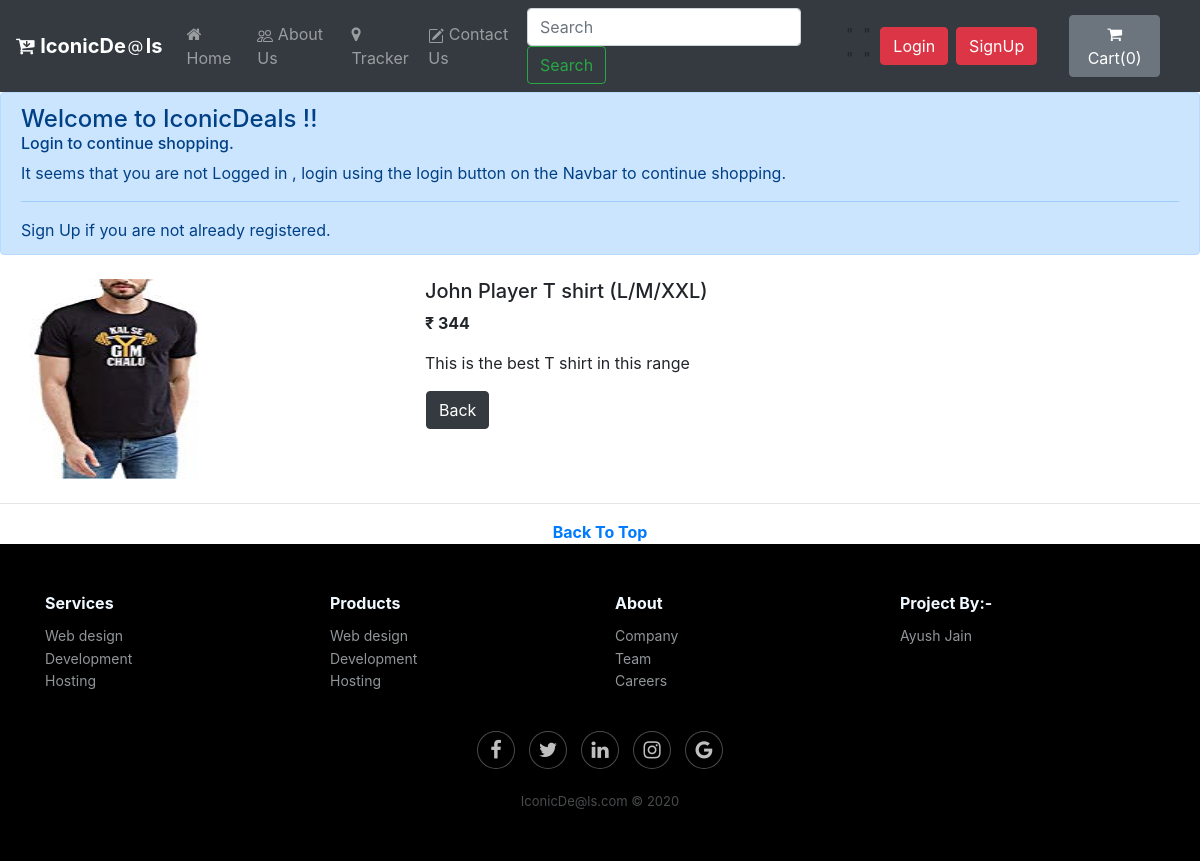
Page /shop/products/10 on the earlier database version.
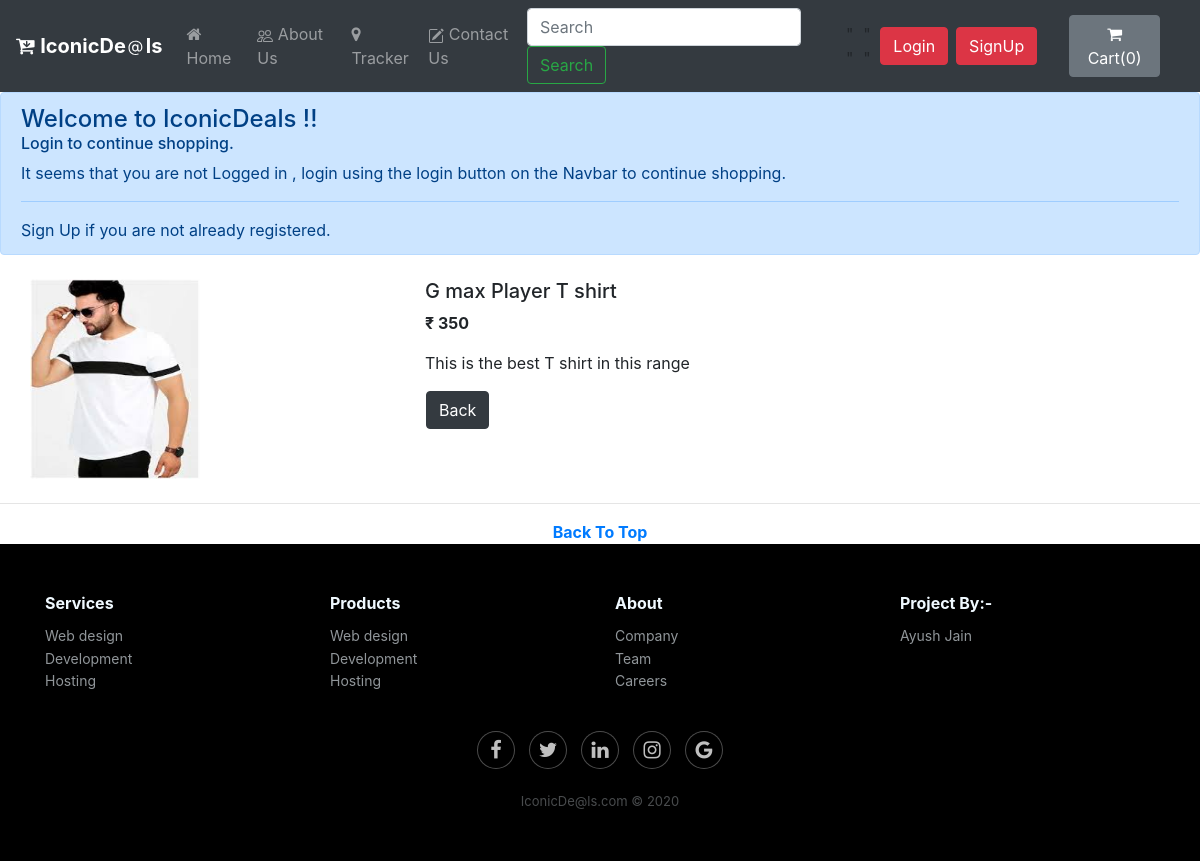
Same page on the later database version.
### shop/models.py (models this page shows, shortened)
class Product(models.Model):
    product_id = models.AutoField
    product_name = models.CharField(max_length=50)
    category = models.CharField(max_length=50, default="")
    subcategory = models.CharField(max_length=50, default="")
    price = models.IntegerField(default=0)
    desc = models.CharField(max_length=300)
    pub_date = models.DateField()
    image = models.ImageField(upload_to='shop/images', default="")

### shop/views.py (the view)
# urls.py: path("products/<int:myid>", views.productView, name="ProductView"),
def productView(request, myid):
    product = Product.objects.filter(id=myid)
    return render(request, 'shop/prodView.html', {'product':product[0]})

### shop/templates/shop/prodView.html (shortened to what this page needs)
{% extends 'shop/basic.html' %}
{% block body %}
<div class="container my-4">
    <div class="row">
    <div class="col-md-4">
    <div class="row">
        <img src="/media/{{product.image}}" width="170px" height="200px">
    </div>
    </div>
    <div class="col-md-4">
        <h5>{{product.product_name}}</h5>
        <p><b>&#8377 {{product.price}} </b></p>
        <p>{{product.desc}}</p>
<div class="row">
           <a href="/shop"> <button class="btn btn-dark mx-3">Back</button></a>
        </div>
    </div>
    </div>
</div>
{% endblock %}

### shop/templates/shop/basic.html (shortened to what this page needs)
<!doctype html>
<html lang="en">
  <head>
    <link rel="stylesheet" href="https://stackpath.bootstrapcdn.com/bootstrap/4.2.1/css/bootstrap.min.css">
<link rel="stylesheet" href="https://cdnjs.cloudflare.com/ajax/libs/font-awesome/4.7.0/css/font-awesome.min.css">
  </head>
  <body>
    <nav class="navbar navbar-expand-lg navbar-dark bg-dark {% block navsetup %} {% endblock navsetup %}">
  <a class="navbar-brand" href="/shop"><i class="fa fa-cart-arrow-down" aria-hidden="true"></i> <b>IconicDels
</b></a>
  <div class="collapse navbar-collapse" id="navbarSupportedContent">
    <ul class="navbar-nav mr-auto">
      <li class="nav-item {% block homeactive %} {% endblock homeactive %}">
        <a class="nav-link" href="/shop"><i class="fa fa-home"></i> Home <span class="sr-only">(current)</span></a>
      </li>
      <li class="nav-item {% block aboutactive %} {% endblock aboutactive %}">
        <a class="nav-link" href="/shop/about">
 About Us </a>
      </li>
      <li class="nav-item {% block trackeractive %} {% endblock trackeractive %}">
        <a class="nav-link" href="/shop/tracker"><i class="fa fa-map-marker" aria-hidden="true"></i> Tracker </a>
      </li>
       <li class="nav-item {% block contactactive %} {% endblock contactactive %}">
        <a class="nav-link" href="/shop/contact">
 Contact Us</a>
      </li>
    </ul>
    <form method='get' action='/shop/search/' class="form-inline my-2 my-lg-0">
      <input class="form-control mr-sm-2" type="search" placeholder="Search" aria-label="Search" name="search" id="search">
      <button class="btn btn-outline-success my-2 my-sm-0" type="submit">Search</button>
    </form>
      <span>"  "</span>
      {% if user.is_authenticated %}
      <ul class="navbar-nav mr-2">
      <li class="nav-item dropright">
        <a class="nav-link dropdown-toggle" href="#" id="navbarDropdown" role="button" data-toggle="dropdown" aria-haspopup="true" aria-expanded="false">
          Welcome: <b>{{request.user}}<b>
        </a>
          <div class="dropdown-menu" aria-labelledby="navbarDropdown">
          <a class="dropdown-item" href="/shop/logout">Logout</a>
        </div>
          </li>
           <button type="button" class="btn btn-secondary mx-4" id="popcart" data-container="body" data-toggle="popover" data-placement="bottom" data-html="true" data-content="Vivamus
sagittis lacus vel augue laoreet rutrum faucibus.">
<i class="fa fa-shopping-cart"></i>
  Cart(<span id="cart">0</span>)
</button>
      </ul>
      {% else %}
      <span>"  "</span>
      <button type="button" class="btn btn-danger mr-2"  id="pb" data-toggle="modal" data-target="#loginModal">
        Login
      </button>
      <button type="button" class="btn btn-danger mr-2" data-toggle="modal" data-target="#signupModal">
        SignUp
      </button>
       <button type="button" class="btn btn-secondary mx-4" id="popcart" data-container="body" data-toggle="popover" data-placement="bottom" data-html="true" data-content="Vivamus
sagittis lacus vel augue laoreet rutrum faucibus.">
<i class="fa fa-shopping-cart"></i>
  Cart(<span id="cart">0</span>)
</button>
      {% endif %}
      </div>
  </nav>
     {% if not user.is_authenticated %}
    <div class="alert alert-primary" role="alert">
  <h4 class="alert-heading mb-0">Welcome to IconicDeals !!</h4>
         <h6 class="alert-heading">Login to continue shopping.</h6>
  <p>It seems that you are not Logged in , login using the login button on the Navbar to continue shopping. </p>
  <hr>
  <p class="mb-0">Sign Up if you are not already registered.</p>
</div>
    {% endif %}
  {% block body %}
{% endblock %}
    {%block footer%}
    <hr>
    <center><a href="#"><b>Back To Top</b></a></center>
   <div class="footer-dark">
    <footer>
        <div class="container">
            <div class="row">
                <div class="col-md-3 item">
                    <h3>Services</h3>
                    <ul>
                        <li><a href="#">Web design</a></li>
                        <li><a href="#">Development</a></li>
                        <li><a href="#">Hosting</a></li>
                    </ul>
                </div>
                <div class="col-md-3 item">
                    <h3>Products</h3>
                    <ul>
                        <li><a href="#">Web design</a></li>
                        <li><a href="#">Development</a></li>
                        <li><a href="#">Hosting</a></li>
                    </ul>
                </div>
                <div class="col-md-3 item">
                    <h3>About</h3>
                    <ul>
                        <li><a href="#">Company</a></li>
                        <li><a href="#">Team</a></li>
                        <li><a href="#">Careers</a></li>
                    </ul>
                </div>
                <div class="col-md-3 item text">
                    <h3>Project By:-</h3>
                    <ul><li><a href="https://www.linkedin.com/in/ayush-jain-09b826152"> Ayush Jain</a></li></ul>
<br><br>
                </div>
                <div class="col item social"><a href="#"><i class="fa fa-facebook"></i></a><a href="#"><i class="fa fa-twitter"></i></a><a href="https://www.linkedin.com/in/ayush-jain-09b826152"><i class="fa fa-linkedin"></i></a><a href="#"><i class="fa fa-instagram"></i></a><a href="#"><i class="fa fa-google"></i></a></div>
            </div>
            <p class="copyright">IconicDe@ls.com © 2020</p>
        </div>
    </footer>
</div>
{%endblock%}
  </body>
</html>

Differences in the rows shown:
changed Product "This is the best T shirt in this range": image: a different picture; product_name "John Player T shirt (L/M/XXL)" → "G max Player T shirt"; price "344" → "350"
